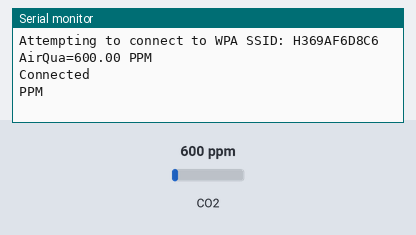
The sketch below on a simulated Arduino MKR. Shown: the last lines printed to the serial monitor. The inputs (shaded band) are chosen by the test bench; at power-on: CO2 600 ppm. WiFi joins after 1.5 s; servers stay silent unless stated.

Above: at 4.7 s.
4.8 s: CO2 set to 1050 ppm
At 6.5 s:
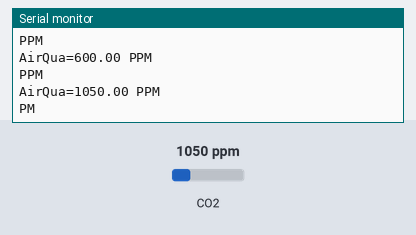
8.2 s: CO2 set to 452 ppm
At 9.3 s:
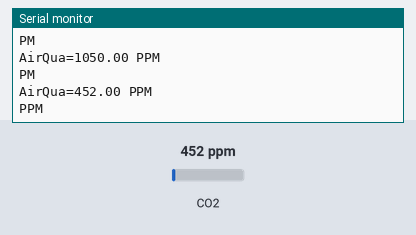
Timing chart, 0 to 11.2 s (numbered marks = the images above; inputs shaded):
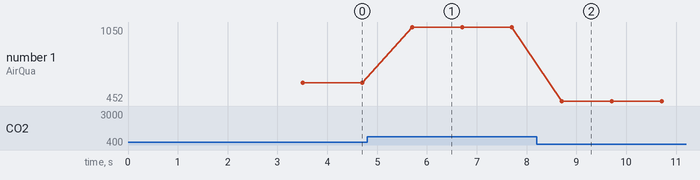

Measured:
- after the input at 4.8 s, the serial monitor: prints a new line after 0.90 s (image 1)
- after the input at 8.2 s, the serial monitor: prints a new line after 0.51 s (image 2)
- plotted number 1: 600 → 1050 after the input at 4.8 s, 1050 → 452 after the input at 8.2 s

The sketch:

ArduinoTCPAndSensor.ino
```cpp
#include <MQ135.h>
#include <WiFiNINA.h>

char ssid[] = "H369AF6D8C6";   //  your network SSID (name)
char pass[] = "23ECAC495E6C";   // your network password

byte ip[] = {192, 168, 2, 9}; // the server ip
int port = 5000;

WiFiClient client;
int status = WL_IDLE_STATUS;
int sensorValue;
bool ClientConnected = false;

void ConnectToWIFI()
{
  while (status != WL_CONNECTED) {
    Serial.print("Attempting to connect to WPA SSID: ");
    Serial.println(ssid);
    // Connect to WPA/WPA2 network:
    status = WiFi.begin(ssid, pass);

    delay(2000);
  }
}

void ConnectToServer()
{
  if (client.connect(ip, port))
  {
    ClientConnected = true;
    Serial.println("Connected");

  }
  else
  {
    Serial.println("not connected");
  }
}

void sendtoServer(String Sensordata)
{
  String message = "Sensordata:" + Sensordata;
  int send = client.print(message);
  if (send > 0)
  {
    Serial.println(send + "Bytes send");
  }
}

float GetSensorData()
{
  MQ135 Sensor = MQ135(A0);
  float ResistanceZero = Sensor.getRZero();
  float ppm = Sensor.getPPM();
  Serial.print("AirQua=");
  Serial.print(ppm);
  Serial.println(" PPM");
  return ppm;
}

void setup() {
  Serial.begin(9600);
  ConnectToWIFI();

}

void loop() {

  float ppm = GetSensorData();
  if (ClientConnected == false)
  {
    ConnectToServer();
  }
  String Sensordata = "";
  Sensordata += ppm;
  Sensordata += "PPM";
  sendtoServer(Sensordata);
  delay(1000);
}
```
